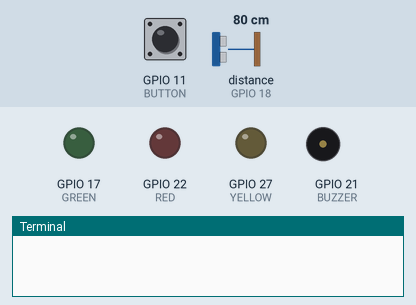
A program run on a simulated Raspberry Pi (BCM pin numbers). Shown: output pins drawn as LEDs (lit = HIGH), buzzer (waves = sounding, pin HIGH), the last lines printed to the terminal. The inputs (shaded band) are chosen by the test bench; at power-on: GPIO 11 (BUTTON) HIGH, distance to the obstacle (sensor on GPIO 18) 80 cm. The echo pulse lasts 58.3 µs per cm; the clock reads 2024-03-15 10:24:30 at power-on unless the program sets it; the camera gives no picture and a still takes 0.5 s; pins used as bus, display or sensor lines are not drawn.

Above: at 1.2 s.
1.3 s: GPIO 11 (BUTTON) pulled LOW for 0.15 s
At 2.2 s:
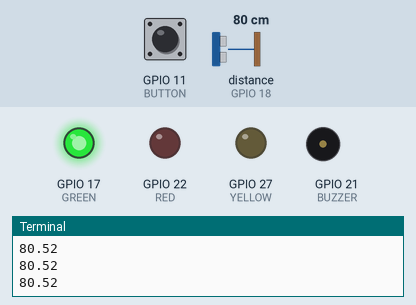
2.9 s: distance to the obstacle (sensor on GPIO 18) set to 2 cm
At 4.2 s:
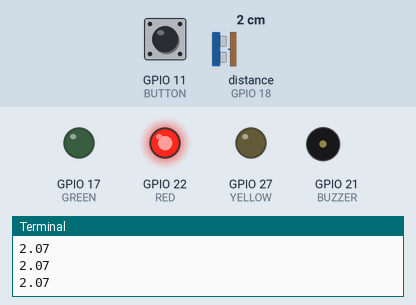
4.5 s: distance to the obstacle (sensor on GPIO 18) set to 60 cm
At 5.9 s:
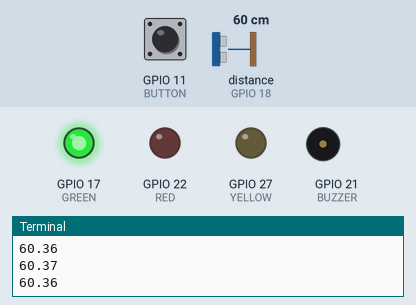
Timing chart, 0 to 7.5 s (numbered marks = the images above; inputs shaded):
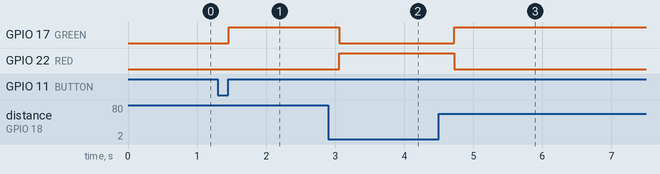

Measured:
- after the input at 1.3 s, GPIO 17 (GREEN): LOW → HIGH after 0.16 s
- after the input at 2.9 s, GPIO 17 (GREEN): HIGH → LOW after 0.16 s; GPIO 22 (RED): LOW → HIGH after 0.16 s
- after the input at 4.5 s, GPIO 17 (GREEN): LOW → HIGH after 0.23 s; GPIO 22 (RED): HIGH → LOW after 0.23 s

The program:

rear_view_camera.py
```python
import RPi.GPIO as GPIO
import time
import picamera
import datetime as dt

camera = picamera.PiCamera()
#camera.vflip = True

GPIO.setwarnings(False)
GPIO.setmode(GPIO.BCM)
start = 0
end = 0
TRIG = 4
ECHO = 18
BUTTON2 = 9
BUTTON = 11
GREEN = 17
YELLOW = 27
RED = 22
BUZZER = 21

GPIO.setup(TRIG,GPIO.OUT)
GPIO.setup(ECHO,GPIO.IN)
GPIO.setup(BUTTON2,GPIO.IN,pull_up_down=GPIO.PUD_UP)
GPIO.setup(BUTTON,GPIO.IN,pull_up_down=GPIO.PUD_UP)
GPIO.setup(GREEN,GPIO.OUT)
GPIO.setup(YELLOW,GPIO.OUT)
GPIO.setup(RED,GPIO.OUT)
GPIO.setup(BUZZER,GPIO.OUT)


def green_light():
    GPIO.output(GREEN, GPIO.HIGH)
    GPIO.output(YELLOW, GPIO.LOW)
    GPIO.output(RED, GPIO.LOW)
    GPIO.output(BUZZER, GPIO.LOW)

def yellow_light():
    GPIO.output(GREEN, GPIO.LOW)
    GPIO.output(YELLOW, GPIO.HIGH)
    GPIO.output(RED, GPIO.LOW)
    GPIO.output(BUZZER, GPIO.LOW)

def red_light():
    GPIO.output(GREEN, GPIO.LOW)
    GPIO.output(YELLOW, GPIO.LOW)
    GPIO.output(RED, GPIO.HIGH)


def get_distance():

    global end
    global start
    GPIO.output(TRIG, True)
    time.sleep(0.00001)
    GPIO.output(TRIG, False)

    while GPIO.input(ECHO) == False:
        start = time.time()

    while GPIO.input(ECHO) == True:
        end = time.time()

    sig_time = end-start

    #CM:
    distance = round(sig_time / 0.000058, 2)


    return distance


camera.annotate_background = True
camera.resolution = (1920, 1080)
camera.brightness = 60
camera.contrast = 60
camera.annotate_text_size = 70

val = 0
try:


    while True:
        button_state = GPIO.input(BUTTON)

        if button_state == False:

            val = 1
            camera.start_preview()
        while val == 1:
            camera.annotate_text = dt.datetime.now().strftime('%Y-%m-%d %H:%M:%S           DISTANCE: ') + (str(get_distance())) + (' [cm]')
            distance = get_distance()
            time.sleep(0.15)
            print(distance)

            if distance >= 20:
                green_light()
            elif 20 > distance > 10:
                yellow_light()
            elif distance <= 10:
                red_light()
            elif distance <= 11:
                GPIO.output(BUZZER, 1)


except:
    camera.stop_preview()
    GPIO.cleanup()
```
